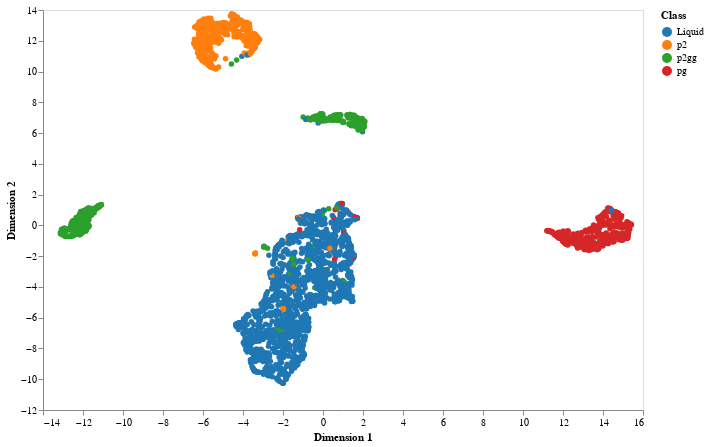

Source (notebook cell):
### Markdown cell above
## Transformations

Sorting the orientations

### Code cell
X_os = np.sort(X_o, axis=1)
X_rst = umap.UMAP().fit_transform(X_os)
fig = figures.plot_dimensionality_reduction(X_rst, y)
fig

### Figure 1 — Vega-Lite specification as saved in the notebook (floating-point values rounded to 4 significant figures; data arrays with more than 128 entries replaced by an {"elided": "..."} marker saying what was removed)
{"$schema": "https://vega.github.io/schema/vega-lite/v2.6.0.json", "config": {"axis": {"grid": false}, "view": {"height": 400, "width": 600}}, "data": {"name": "data-f18c6e33e878618477187f1f2a34649c"}, "datasets": {"data-f18c6e33e878618477187f1f2a34649c": {"elided": "3000 records"}}, "encoding": {"color": {"field": "class", "scale": {"scheme": "category10"}, "title": "Class", "type": "nominal"}, "x": {"field": "dim1", "title": "Dimension 1", "type": "quantitative"}, "y": {"field": "dim2", "title": "Dimension 2", "type": "quantitative"}}, "mark": {"opacity": 1, "type": "circle"}}
